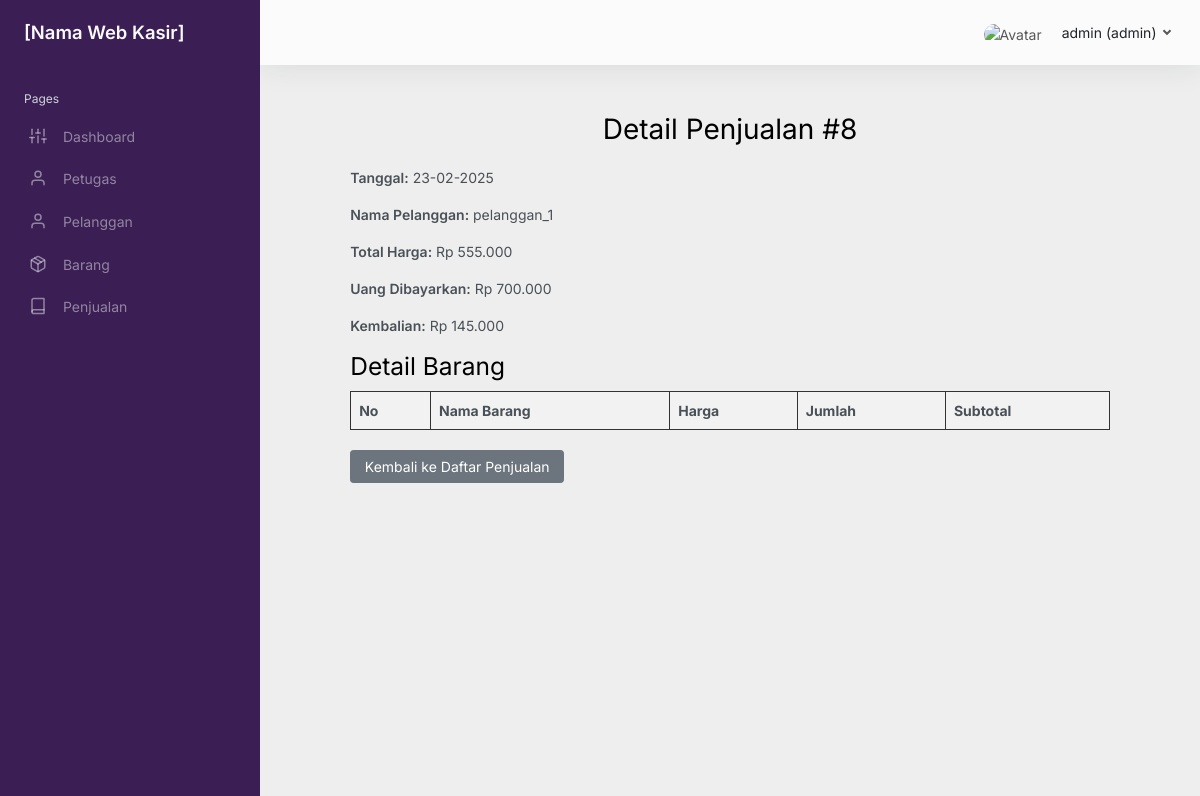
The page /detail_penjualan.php?id=8 (signed in) on the database its author committed.
### tables this page shows
CREATE TABLE `penjualan` (
  `id_penjualan` int NOT NULL,
  `total_harga` decimal(65,0) NOT NULL,
  `id_pelanggan` int NOT NULL,
  `nama_pelanggan` varchar(255) NOT NULL,
  `tanggal_penjualan` date NOT NULL,
  `uang_dibayar` decimal(65,0) NOT NULL,
  `kembalian` decimal(65,0) NOT NULL
);

### detail_penjualan.php (the view, shortened to what this page needs)
<?php
require 'layouts/header.php';
require './config/conn.php';
$id_penjualan = intval($_GET['id']);
$stmt = $conn->prepare("SELECT * FROM penjualan WHERE id_penjualan = ?");
$stmt->bind_param("i", $id_penjualan);
$stmt->execute();
$result = $stmt->get_result();
if (!$penjualan = $result->fetch_assoc()) {
    echo "<script>alert('Penjualan tidak ditemukan!'); window.location.href = 'penjualan.php';</script>";
    exit();
}
?>
<!DOCTYPE html>
<html lang="en">
<head>
    <link href="css/app.css" rel="stylesheet">
</head>
<body>
    <div class="wrapper">
        <?php require 'layouts/sidebar.php'; ?>
        <div class="main">
            <?php require 'layouts/nav.php'; ?>
            <main class="content">
                <div class="container-fluid p-0 detail-container">
                    <h1 class="detail-header">Detail Penjualan #<?= $penjualan['id_penjualan']; ?></h1>
                    <p><strong>Tanggal:</strong> <?= date('d-m-Y', strtotime($penjualan['tanggal_penjualan'])); ?></p>
                    <p><strong>Nama Pelanggan:</strong> <?= htmlspecialchars($penjualan['nama_pelanggan']); ?></p>
                    <p><strong>Total Harga:</strong> Rp <?= number_format($penjualan['total_harga'], 0, ',', '.'); ?></p>
                    <?php if (isset($penjualan['uang_dibayar'])): ?>
                        <p><strong>Uang Dibayarkan:</strong> Rp <?= number_format($penjualan['uang_dibayar'], 0, ',', '.'); ?></p>
                        <p><strong>Kembalian:</strong> Rp <?= number_format($penjualan['kembalian'], 0, ',', '.'); ?></p>
                    <?php endif; ?>
                    <h2>Detail Barang</h2>
                    <table>
                        <thead>
                            <tr>
                                <th>No</th>
                                <th>Nama Barang</th>
                                <th>Harga</th>
                                <th>Jumlah</th>
                                <th>Subtotal</th>
                            </tr>
                        </thead>
                    </table>
                    <a href="penjualan.php" class="btn btn-secondary btn-back">Kembali ke Daftar Penjualan</a>
                </div>
            </main>
            <?php require 'layouts/footer.php'; ?>

### css/custom.css (style rules this page uses)
main.content { background-color: #EEEEEE; }
div.main { background-color: #EEEEEE; }

### detail_penjualan.php (style rules this page uses)
.detail-container { width: 90%; margin: auto; padding: 20px; }
.detail-header { text-align: center; margin-bottom: 20px; }
table { width: 100%; border-collapse: collapse; margin-top: 10px; }
table th, table td { border: 1px solid #333; padding: 8px; text-align: left; }
table th { background-color: #f2f2f2; }
.btn-back { margin-top: 20px; }

### rows shown on the page
penjualan: id_penjualan "8", tanggal_penjualan "23-02-2025", nama_pelanggan "pelanggan_1", total_harga "555.000", uang_dibayar "700.000", kembalian "145.000"

### other values the page prints
$_SESSION['nama_petugas'] "admin"
$_SESSION['level'] "admin"
